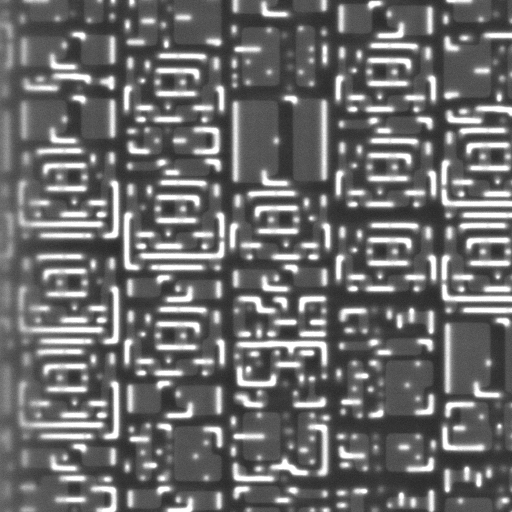
#> input picture Snap_Speed3_0_4.jpg, 1024 x 1024 px (shown at 1/2 size)
$ python parser.py   (older library calls are emulated)
#> lines starting #> are read from the running program, lines starting #| are printed output that depends on the picture; after the words box and inside, x2 and y2 are one past the last pixel; in counts of white or black regions, pixels touching at a corner belong together
import xml.etree.ElementTree as ET
import numpy as np
import cv2
import matplotlib.pyplot as plt
import ast

# change file names here
xml_parse = '3_0_4_xml.xml'
img_filename = 'Snap_Speed3_0_4.jpg'
output_filename = 'annotated_3_0_4.jpg'

tree = ET.parse(xml_parse)
#> (reads 3_0_4_xml.xml from the repository)
root = tree.getroot()

def parse_line(line):
    individ = line.split(';')
    xy = []
    for each in individ:
        xy.append(np.array(each.split(','), dtype=np.float32))

    return np.array(xy)


def contour_identifier(image, output_img, output_color, lower, upper):
    #image = cv2.imread(img)
    lower = np.array(lower, dtype = "uint8")
    upper = np.array(upper, dtype = "uint8")

    mask = cv2.inRange(image, lower, upper)

    points = []
    height, width = mask.shape
    for x in range(height):
        for y in range(width):
            if(mask[x][y] == 255):
                points.append((y, x))

    points = np.array(points, dtype=object)

    for shape in points:
        #print(shape)
        shape = shape.reshape(-1,1,2)
        cv2.fillPoly(output_img, np.int32([shape]), color=(0, 255, 0))

    return output_img

f1_label = []
f2_label = []
f3_label = []
f4_label = []

for child in root.iter('polyline'):
    child_points = parse_line(child.attrib['points']) # this is a string

    if(child.attrib['label'] == 'f1'):
        f1_label.append(child_points)
        #print("f1")
    elif(child.attrib['label'] == 'f2'):
        f2_label.append(child_points)
        #print("f2")
    elif(child.attrib['label'] == 'f3'):
        f3_label.append(child_points)
        #print("f3")
    elif(child.attrib['label'] == 'f4'):
        f4_label.append(child_points)
        #np.concatenate((f4_label, child_points), axis=0)
        #print("f4")

#vect = np.vectorize(np.float)
f1_label = np.array(f1_label, dtype=object)
f2_label = np.array(f2_label, dtype=object)
f3_label = np.array(f3_label, dtype=object)
f4_label = np.array(f4_label, dtype=object)

img = cv2.imread(img_filename)
#> img is the input picture: shape (1024, 1024, 3); min 26, max 255, mean 107.5
cpy_img = img.copy()

all_fill = np.array([[0, 0], [0,1200], [1200, 1200], [1200, 0]])
cv2.fillPoly(img,np.int32([all_fill]),color=(255, 0, 0) ) # fill everything w f1 color ebcause it is the background
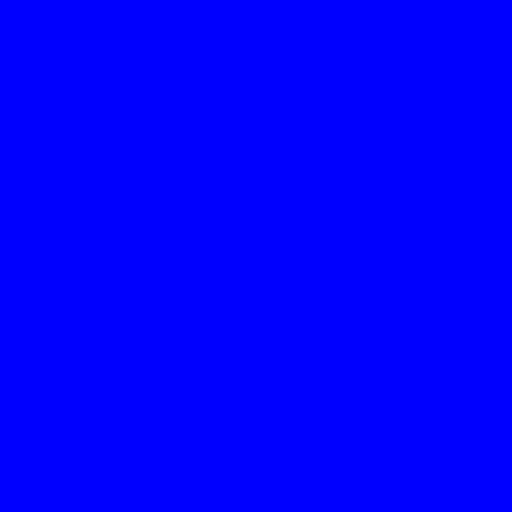
#> img: shape (1024, 1024, 3) (shown at 1/2 size); mean B, G, R 255, 0, 0

# for shape in f1_label:

#     cv2.fillPoly(img, np.int32([shape]), color=(255, 0, 0))

for shape in f2_label:
    cv2.fillPoly(img, np.int32([shape]), color=(255, 255, 0))
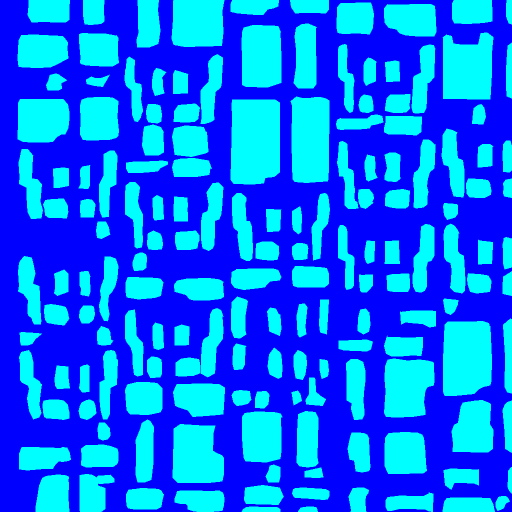
#> img: shape (1024, 1024, 3) (shown at 1/2 size); mean B, G, R 255, 106.3, 0

lower = [155, 155, 155]
upper = [255, 255, 255]

#img = contour_identifier(cpy_img, img, (0, 255, 0), lower, upper)

for shape in f3_label:

    cv2.fillPoly(img, np.int32([shape]), color=(0, 255, 0)) #white parts
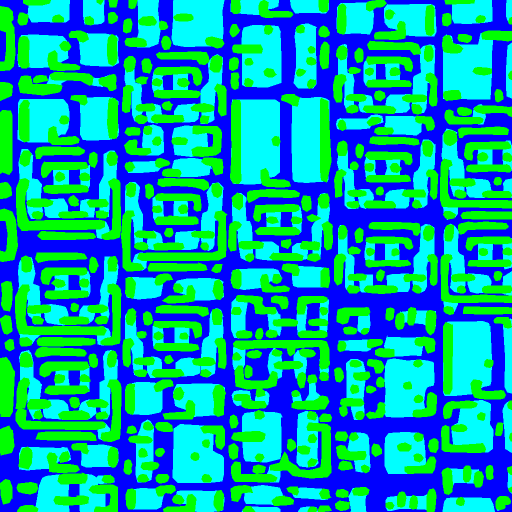
#> img: shape (1024, 1024, 3) (shown at 1/2 size); mean B, G, R 167.9, 159.3, 0

for shape in f4_label:

    cv2.fillPoly(img, np.int32([shape]), color=(255, 0, 255))
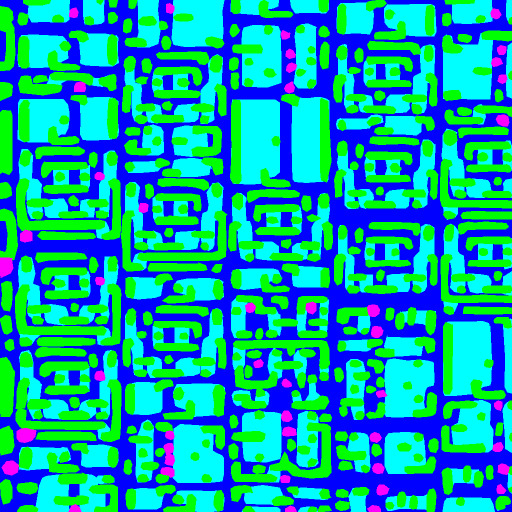
#> img: shape (1024, 1024, 3) (shown at 1/2 size); 1.63% of pixels changed, all inside (x1, y1, x2, y2) = (0, 6, 1019, 1024)

cv2.imshow("filled polygon", img)

#wait for the user to press any key to
#exit window
cv2.waitKey(0)

#Closing all open windows
cv2.destroyAllWindows()

cv2.imwrite(output_filename, img)
